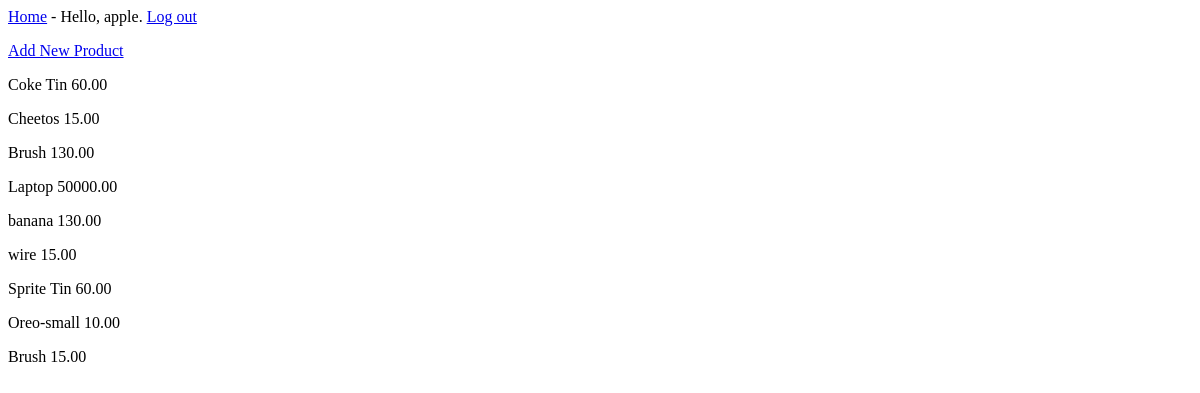
The app's page /products/ (signed in), older data.
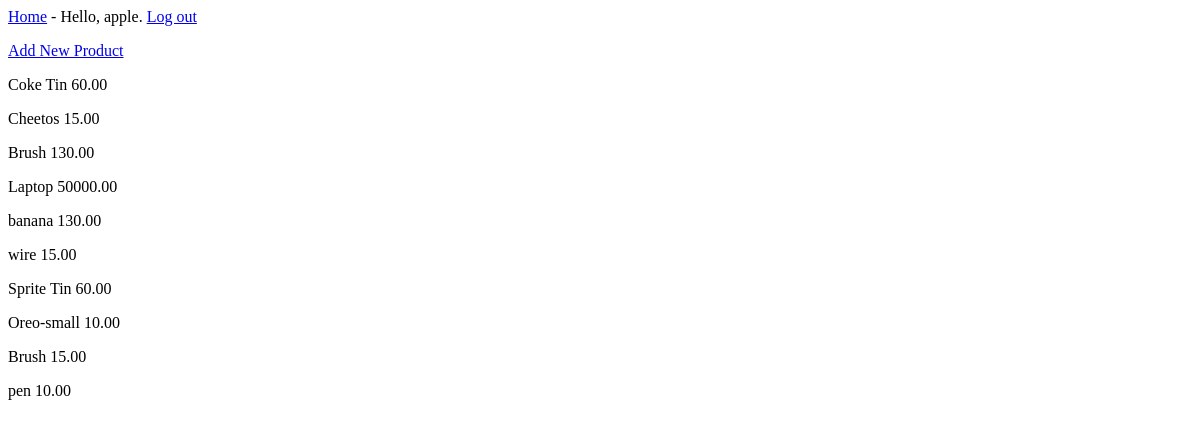
The same page, newer data.
### shop_management_main/models.py (models this page shows)
class Product(models.Model):
    text   = models.CharField(max_length=50)
    price  = models.DecimalField(max_digits=8, decimal_places=2)
    owner  = models.ForeignKey(User, on_delete=models.CASCADE)
    def __str__(self):
        return self.text

### shop_management_main/views.py (the view)
# urls.py: path('products/', views.products, name='products'),
@login_required
def products(request):
    products = Product.objects.filter(owner=request.user)
    context = {'products' : products}
    return render(request, 'products.html', context)

### shop_management_main/templates/products.html
{% extends 'base.html' %}
{% block content %}
<p>
  <a href="{% url 'shop_management_main:new_product' %}">Add New Product</a>
</p>
{% for product in products %}
<p>{{ product }}    {{ product.price }}</p>
{% endfor %}
{% endblock content %}

### shop_management_main/templates/base.html
<p>
  <a href="{% url 'shop_management_main:index' %}">Home</a> -
  {% if user.is_authenticated %}
  Hello, {{ user.username }}.
  <a href="{% url 'users:logout' %}">Log out</a>
{% else %}
  <a href="{% url 'users:register' %}">Register</a> -
  <a href="{% url 'users:login' %}">Log in</a>
{% endif %}
</p>
{% block content %}{% endblock content %}

Row changes from the older to the newer data that the page shows:
added Product: text "pen", price "10.00"
